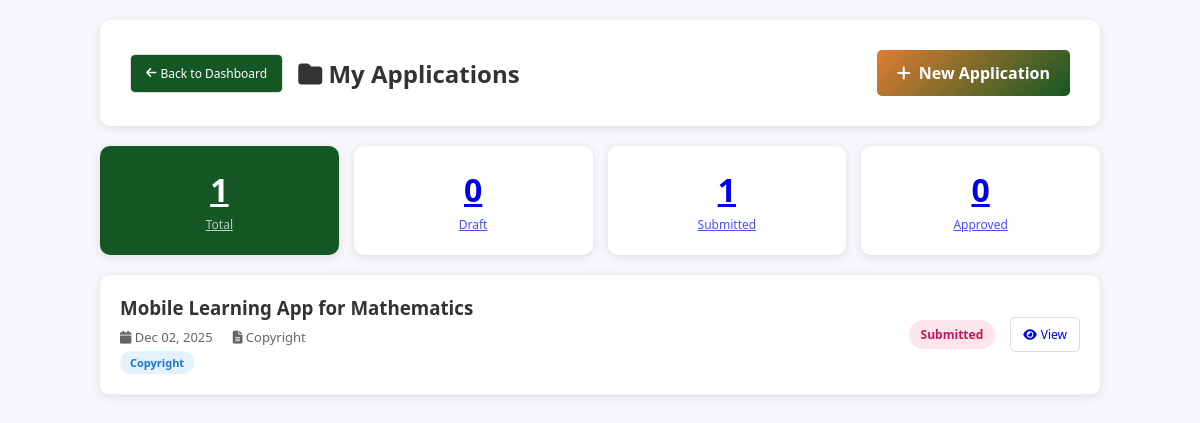
/app/my-applications.php (signed in), run on an earlier commit of the app's database.
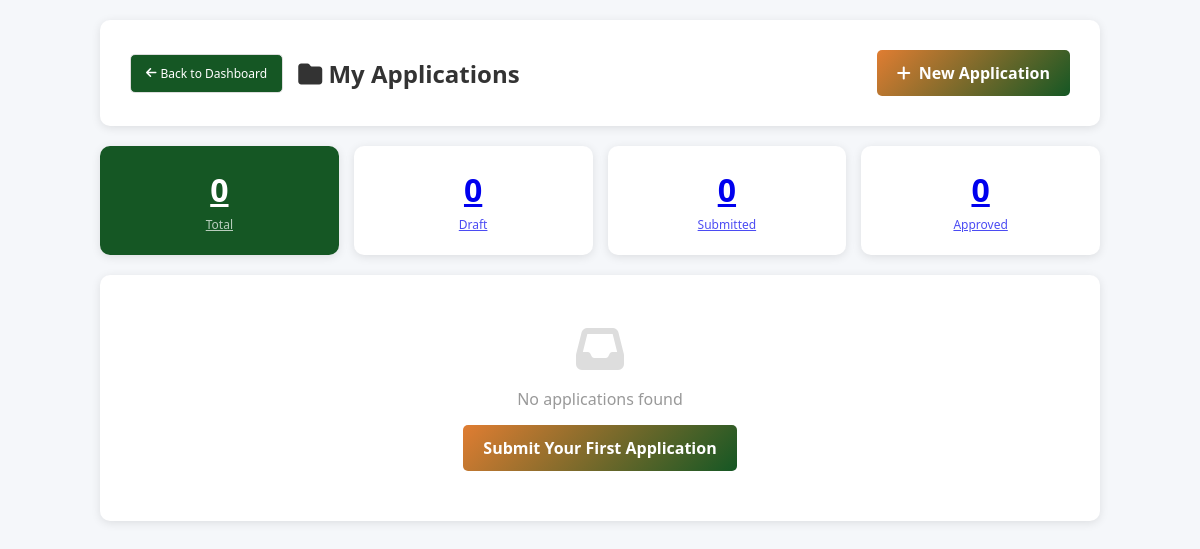
And on a later commit of the database.
### tables this page shows
CREATE TABLE ip_applications (
  id INT PRIMARY KEY AUTO_INCREMENT,
  user_id INT NOT NULL,
  
   
  title VARCHAR(255) NOT NULL,
  inventor_name VARCHAR(500) COMMENT 'Name(s) of inventors to display on certificate',
  ip_type ENUM('Copyright', 'Patent', 'Trademark') NOT NULL,
  research_type VARCHAR(100) COMMENT 'Research type/specialization based on IP type',
  abstract LONGTEXT NOT NULL COMMENT 'Detailed abstract of the IP work',
  
   
  status ENUM('draft', 'submitted', 'office_visit', 'payment_pending', 'payment_verified', 'approved', 'rejected') DEFAULT 'draft',
  
   
  publish_permission ENUM('pending', 'granted', 'denied') DEFAULT NULL COMMENT 'User permission to display in public IP Hub',
  publish_permission_date DATETIME DEFAULT NULL COMMENT 'Date when user responded to publish permission',
  
   
  document_file TEXT COMMENT 'JSON array of uploaded document filenames',
  payment_receipt VARCHAR(255),
  payment_rejection_reason TEXT COMMENT 'Reason if payment receipt was rejected',
  supporting_documents TEXT,
  
   
  office_visit_date DATETIME,
  payment_date DATETIME,
  payment_amount DECIMAL(10, 2),
  approved_at DATETIME,
  rejected_at DATETIME,
  
   
  clerk_notes TEXT,
  director_feedback TEXT,
  rejection_reason TEXT,
  
   
  award_amount DECIMAL(10,2) DEFAULT 0,
  award_reason TEXT,
  award_date DATETIME,
  
   
  reference_number VARCHAR(50) UNIQUE,
  certificate_id VARCHAR(50) UNIQUE,
  
   
  created_at TIMESTAMP DEFAULT CURRENT_TIMESTAMP,
  updated_at TIMESTAMP DEFAULT CURRENT_TIMESTAMP ON UPDATE CURRENT_TIMESTAMP,
  
   
  FOREIGN KEY (user_id) REFERENCES users(id) ON DELETE CASCADE,
  
   
  INDEX idx_app_user (user_id),
  INDEX idx_app_status (status),
  INDEX idx_app_type (ip_type),
  INDEX idx_reference (reference_number),
  INDEX idx_certificate (certificate_id),
  INDEX idx_publish_permission (publish_permission)
);

### config/session.php (called while the page is built, shortened)
<?php
function getCurrentUserId() {
  return $_SESSION['user_id'] ?? null;
}
function getUserRole() {
  return $_SESSION['role'] ?? null;
}

### app/my-applications.php (the view, shortened to what the changed rows need)
<?php
require_once '../config/db.php';
require_once '../config/session.php';
$user_id = getCurrentUserId();
$user_role = getUserRole();
$filter = $_GET['filter'] ?? 'all';
if (in_array($user_role, ['clerk', 'director'])) {
  if ($filter === 'all') {
    $query = "SELECT a.*, u.full_name, u.email, c.id as cert_id FROM ip_applications a LEFT JOIN users u ON a.user_id = u.id LEFT JOIN certificates c ON a.id = c.application_id ORDER BY a.created_at DESC";
    $stats_query = "SELECT status, COUNT(*) as count FROM ip_applications GROUP BY status";
  } else {
    $status_escaped = $conn->real_escape_string($filter);
    $query = "SELECT a.*, u.full_name, u.email, c.id as cert_id FROM ip_applications a LEFT JOIN users u ON a.user_id = u.id LEFT JOIN certificates c ON a.id = c.application_id WHERE a.status = '$status_escaped' ORDER BY a.created_at DESC";
    $stats_query = "SELECT status, COUNT(*) as count FROM ip_applications WHERE status = '$status_escaped' GROUP BY status";
  }
} else {
  if ($filter === 'all') {
    $query = "SELECT a.*, u.full_name, u.email, c.id as cert_id FROM ip_applications a LEFT JOIN users u ON a.user_id = u.id LEFT JOIN certificates c ON a.id = c.application_id WHERE a.user_id = $user_id ORDER BY a.created_at DESC";
    $stats_query = "SELECT status, COUNT(*) as count FROM ip_applications WHERE user_id = $user_id GROUP BY status";
  }
}
$result = $conn->query($query);
$applications = $result->fetch_all(MYSQLI_ASSOC);
$stats_result = $conn->query($stats_query);
$stats = [];
while ($row = $stats_result->fetch_assoc()) {
  $stats[$row['status']] = $row['count'];
}
?>
<!DOCTYPE html>
<html lang="en">
<head>
  <link href="https://cdnjs.cloudflare.com/ajax/libs/font-awesome/6.4.0/css/all.min.css" rel="stylesheet">
</head>
<body>
  <div class="container">
    <div class="header">
      <div style="display: flex; align-items: center; gap: 15px;">
        <h1><i class="fas fa-folder"></i> <?php echo in_array($user_role, ['clerk', 'director']) ? 'All Applications' : 'My Applications'; ?></h1>
      </div>
    </div>
    <div class="stats">
      <a href="?filter=all" class="stat-card <?php echo $filter === 'all' ? 'active' : ''; ?>">
        <div class="stat-number"><?php echo array_sum($stats); ?></div>
        <div class="stat-label">Total</div>
      </a>
      <a href="?filter=submitted" class="stat-card <?php echo $filter === 'submitted' ? 'active' : ''; ?>">
        <div class="stat-number"><?php echo $stats['submitted'] ?? 0; ?></div>
        <div class="stat-label">Submitted</div>
      </a>
    </div>
    <?php if (count($applications) === 0): ?>
      <div class="applications">
        <div class="empty-state">
          <i class="fas fa-inbox"></i>
          <p>No applications found</p>
          <a href="apply.php" class="btn-new" style="margin-top: 15px;">Submit Your First Application</a>
        </div>
      </div>
    <?php else: ?>
      <div class="applications">
        <?php foreach ($applications as $app): ?>
          <div class="app-item">
            <div class="app-info">
              <h3><?php echo htmlspecialchars($app['title']); ?></h3>
              <div class="app-meta">
                <span><i class="fas fa-calendar"></i> <?php echo date('M d, Y', strtotime($app['created_at'])); ?></span>
                <span><i class="fas fa-file-alt"></i> <?php echo $app['ip_type']; ?></span>
              </div>
              <span class="app-type type-<?php echo strtolower($app['ip_type']); ?>"><?php echo htmlspecialchars($app['ip_type']); ?></span>
            </div>
            <div style="display: flex; align-items: center; gap: 15px;">
              <span class="status-badge status-<?php echo $app['status']; ?>"><?php echo ucwords(str_replace('_', ' ', $app['status'])); ?></span>
              <div class="app-actions">
                <?php if ($app['status'] === 'draft'): ?>
                  <a href="apply.php?id=<?php echo $app['id']; ?>" class="btn-small" style="background: #f0f4ff; color: #667eea; border-color: #667eea;"><i class="fas fa-pen"></i> Continue</a>
                <?php else: ?>
                  <a href="view-application.php?id=<?php echo $app['id']; ?>" class="btn-small"><i class="fas fa-eye"></i> View</a>
                <?php endif; ?>
              </div>
            </div>
          </div>
        <?php endforeach; ?>
      </div>
    <?php endif; ?>
  </div>
</body>
</html>

What changed in the data, as far as the page shows it:
removed ip_applications: title "Mobile Learning App for Mathematics", created_at "Dec 02, 2025", ip_type "Copyright", status "Submitted"
Also different on the page:
array_sum($stats): "1" → "0"
$stats['submitted']: "1" → "0"
text now shown: "No applications found Submit Your First Application"
